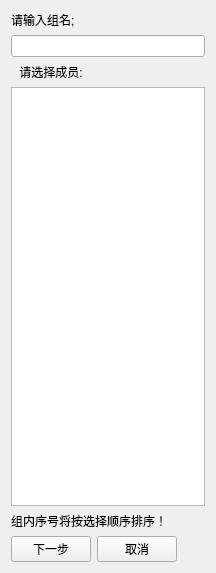
<?xml version="1.0" encoding="UTF-8"?>
<ui version="4.0">
 <class>NewGroup</class>
 <widget class="QWidget" name="NewGroup">
  <property name="windowModality">
   <enum>Qt::ApplicationModal</enum>
  </property>
  <property name="geometry">
   <rect>
    <x>0</x>
    <y>0</y>
    <width>216</width>
    <height>573</height>
   </rect>
  </property>
  <property name="windowTitle">
   <string>x组</string>
  </property>
  <layout class="QGridLayout" name="gridLayout">
   <item row="1" column="0" colspan="3">
    <widget class="QLineEdit" name="lineEditInputGroupName"/>
   </item>
   <item row="0" column="0">
    <widget class="QLabel" name="label">
     <property name="text">
      <string>请输入组名;</string>
     </property>
    </widget>
   </item>
   <item row="5" column="1">
    <widget class="QPushButton" name="pushButtonCancel">
     <property name="text">
      <string>取消</string>
     </property>
    </widget>
   </item>
   <item row="5" column="2">
    <spacer name="horizontalSpacer_3">
     <property name="orientation">
      <enum>Qt::Horizontal</enum>
     </property>
     <property name="sizeHint" stdset="0">
      <size>
       <width>0</width>
       <height>20</height>
      </size>
     </property>
    </spacer>
   </item>
   <item row="3" column="0" colspan="3">
    <widget class="QListWidget" name="listWidgetStaffs">
     <property name="selectionMode">
      <enum>QAbstractItemView::MultiSelection</enum>
     </property>
     <property name="textElideMode">
      <enum>Qt::ElideMiddle</enum>
     </property>
     <property name="viewMode">
      <enum>QListView::ListMode</enum>
     </property>
     <property name="currentRow">
      <number>-1</number>
     </property>
    </widget>
   </item>
   <item row="2" column="0">
    <widget class="QLabel" name="label_2">
     <property name="text">
      <string>请选择成员:</string>
     </property>
     <property name="alignment">
      <set>Qt::AlignCenter</set>
     </property>
    </widget>
   </item>
   <item row="5" column="0">
    <widget class="QPushButton" name="pushButtonOK">
     <property name="text">
      <string>下一步</string>
     </property>
    </widget>
   </item>
   <item row="4" column="0" colspan="3">
    <widget class="QLabel" name="label_3">
     <property name="text">
      <string>组内序号将按选择顺序排序！</string>
     </property>
    </widget>
   </item>
  </layout>
 </widget>
 <resources/>
 <connections/>
</ui>
